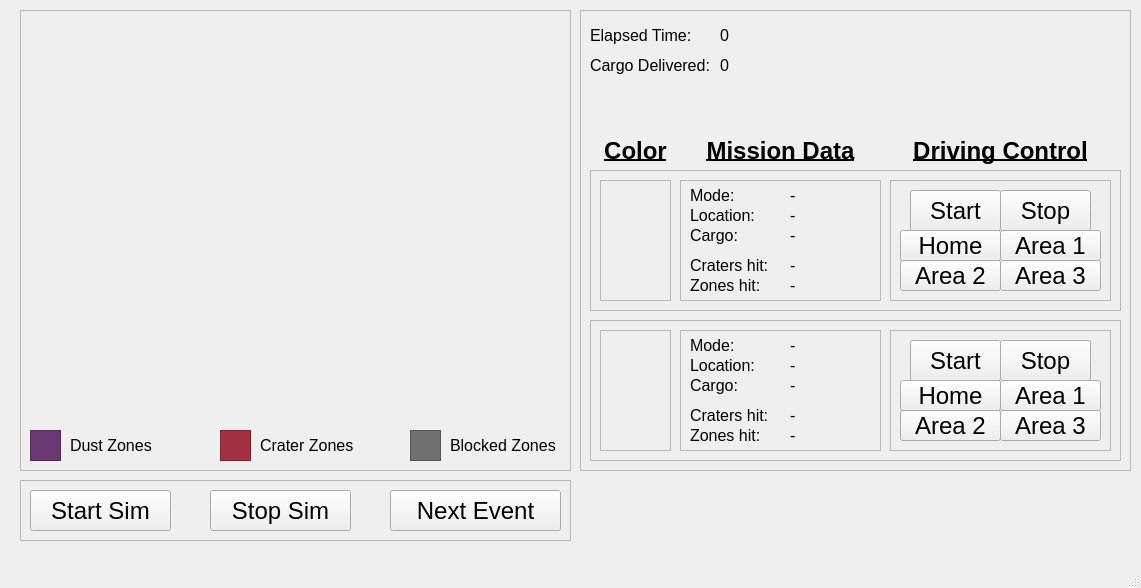
<?xml version="1.0" encoding="UTF-8"?>
<ui version="4.0">
 <class>MainWindow</class>
 <widget class="QMainWindow" name="MainWindow">
  <property name="geometry">
   <rect>
    <x>0</x>
    <y>0</y>
    <width>1141</width>
    <height>588</height>
   </rect>
  </property>
  <property name="font">
   <font>
    <pointsize>18</pointsize>
   </font>
  </property>
  <property name="windowTitle">
   <string>MainWindow</string>
  </property>
  <widget class="QWidget" name="centralwidget">
   <widget class="QFrame" name="frame_4">
    <property name="geometry">
     <rect>
      <x>580</x>
      <y>10</y>
      <width>551</width>
      <height>461</height>
     </rect>
    </property>
    <property name="frameShape">
     <enum>QFrame::StyledPanel</enum>
    </property>
    <property name="frameShadow">
     <enum>QFrame::Plain</enum>
    </property>
    <property name="lineWidth">
     <number>4</number>
    </property>
    <widget class="QLabel" name="time_description_label">
     <property name="geometry">
      <rect>
       <x>10</x>
       <y>10</y>
       <width>121</width>
       <height>31</height>
      </rect>
     </property>
     <property name="font">
      <font>
       <pointsize>12</pointsize>
      </font>
     </property>
     <property name="text">
      <string>Elapsed Time:</string>
     </property>
    </widget>
    <widget class="QLabel" name="time_counter">
     <property name="geometry">
      <rect>
       <x>140</x>
       <y>10</y>
       <width>121</width>
       <height>31</height>
      </rect>
     </property>
     <property name="font">
      <font>
       <pointsize>12</pointsize>
       <weight>50</weight>
       <bold>false</bold>
       <underline>false</underline>
      </font>
     </property>
     <property name="text">
      <string>0</string>
     </property>
     <property name="alignment">
      <set>Qt::AlignLeading|Qt::AlignLeft|Qt::AlignVCenter</set>
     </property>
    </widget>
    <widget class="QLabel" name="task_assessment_label_2">
     <property name="geometry">
      <rect>
       <x>100</x>
       <y>120</y>
       <width>201</width>
       <height>41</height>
      </rect>
     </property>
     <property name="font">
      <font>
       <pointsize>18</pointsize>
       <weight>75</weight>
       <bold>true</bold>
       <underline>true</underline>
      </font>
     </property>
     <property name="text">
      <string>Mission Data</string>
     </property>
     <property name="alignment">
      <set>Qt::AlignCenter</set>
     </property>
    </widget>
    <widget class="QLabel" name="task_assessment_label_3">
     <property name="geometry">
      <rect>
       <x>310</x>
       <y>120</y>
       <width>221</width>
       <height>41</height>
      </rect>
     </property>
     <property name="font">
      <font>
       <pointsize>18</pointsize>
       <weight>75</weight>
       <bold>true</bold>
       <underline>true</underline>
      </font>
     </property>
     <property name="text">
      <string>Driving Control</string>
     </property>
     <property name="alignment">
      <set>Qt::AlignCenter</set>
     </property>
    </widget>
    <widget class="QFrame" name="agent2_frame">
     <property name="geometry">
      <rect>
       <x>10</x>
       <y>310</y>
       <width>531</width>
       <height>141</height>
      </rect>
     </property>
     <property name="frameShape">
      <enum>QFrame::StyledPanel</enum>
     </property>
     <property name="frameShadow">
      <enum>QFrame::Raised</enum>
     </property>
     <widget class="QFrame" name="frame_13">
      <property name="geometry">
       <rect>
        <x>90</x>
        <y>10</y>
        <width>201</width>
        <height>121</height>
       </rect>
      </property>
      <property name="autoFillBackground">
       <bool>false</bool>
      </property>
      <property name="frameShape">
       <enum>QFrame::StyledPanel</enum>
      </property>
      <property name="frameShadow">
       <enum>QFrame::Plain</enum>
      </property>
      <property name="lineWidth">
       <number>4</number>
      </property>
      <widget class="QLabel" name="robot2_zones">
       <property name="geometry">
        <rect>
         <x>110</x>
         <y>90</y>
         <width>121</width>
         <height>31</height>
        </rect>
       </property>
       <property name="font">
        <font>
         <pointsize>12</pointsize>
         <weight>50</weight>
         <bold>false</bold>
         <underline>false</underline>
        </font>
       </property>
       <property name="text">
        <string>-</string>
       </property>
       <property name="alignment">
        <set>Qt::AlignLeading|Qt::AlignLeft|Qt::AlignVCenter</set>
       </property>
      </widget>
      <widget class="QLabel" name="robot2_location">
       <property name="geometry">
        <rect>
         <x>110</x>
         <y>20</y>
         <width>111</width>
         <height>31</height>
        </rect>
       </property>
       <property name="font">
        <font>
         <pointsize>12</pointsize>
         <weight>50</weight>
         <bold>false</bold>
         <underline>false</underline>
        </font>
       </property>
       <property name="text">
        <string>-</string>
       </property>
       <property name="alignment">
        <set>Qt::AlignLeading|Qt::AlignLeft|Qt::AlignVCenter</set>
       </property>
      </widget>
      <widget class="QLabel" name="robot2_state">
       <property name="geometry">
        <rect>
         <x>110</x>
         <y>0</y>
         <width>201</width>
         <height>31</height>
        </rect>
       </property>
       <property name="font">
        <font>
         <pointsize>12</pointsize>
         <weight>50</weight>
         <bold>false</bold>
         <underline>false</underline>
        </font>
       </property>
       <property name="text">
        <string>-</string>
       </property>
       <property name="alignment">
        <set>Qt::AlignLeading|Qt::AlignLeft|Qt::AlignVCenter</set>
       </property>
      </widget>
      <widget class="QLabel" name="location_description_label_3">
       <property name="geometry">
        <rect>
         <x>10</x>
         <y>20</y>
         <width>81</width>
         <height>31</height>
        </rect>
       </property>
       <property name="font">
        <font>
         <pointsize>12</pointsize>
        </font>
       </property>
       <property name="text">
        <string>Location:</string>
       </property>
      </widget>
      <widget class="QLabel" name="robot2_craters">
       <property name="geometry">
        <rect>
         <x>110</x>
         <y>70</y>
         <width>101</width>
         <height>31</height>
        </rect>
       </property>
       <property name="font">
        <font>
         <pointsize>12</pointsize>
         <weight>50</weight>
         <bold>false</bold>
         <underline>false</underline>
        </font>
       </property>
       <property name="text">
        <string>-</string>
       </property>
       <property name="alignment">
        <set>Qt::AlignLeading|Qt::AlignLeft|Qt::AlignVCenter</set>
       </property>
      </widget>
      <widget class="QLabel" name="state_description_label_3">
       <property name="geometry">
        <rect>
         <x>10</x>
         <y>0</y>
         <width>61</width>
         <height>31</height>
        </rect>
       </property>
       <property name="font">
        <font>
         <pointsize>12</pointsize>
        </font>
       </property>
       <property name="text">
        <string>Mode:</string>
       </property>
      </widget>
      <widget class="QLabel" name="hits_description_label_3">
       <property name="geometry">
        <rect>
         <x>10</x>
         <y>70</y>
         <width>91</width>
         <height>31</height>
        </rect>
       </property>
       <property name="font">
        <font>
         <pointsize>12</pointsize>
        </font>
       </property>
       <property name="text">
        <string>Craters hit:</string>
       </property>
      </widget>
      <widget class="QLabel" name="area_description_label_3">
       <property name="geometry">
        <rect>
         <x>10</x>
         <y>90</y>
         <width>91</width>
         <height>31</height>
        </rect>
       </property>
       <property name="font">
        <font>
         <pointsize>12</pointsize>
        </font>
       </property>
       <property name="text">
        <string>Zones hit:</string>
       </property>
      </widget>
      <widget class="QLabel" name="robot2_cargo_description_label">
       <property name="geometry">
        <rect>
         <x>10</x>
         <y>40</y>
         <width>91</width>
         <height>31</height>
        </rect>
       </property>
       <property name="font">
        <font>
         <pointsize>12</pointsize>
        </font>
       </property>
       <property name="text">
        <string>Cargo:</string>
       </property>
      </widget>
      <widget class="QLabel" name="robot2_cargo">
       <property name="geometry">
        <rect>
         <x>110</x>
         <y>40</y>
         <width>81</width>
         <height>31</height>
        </rect>
       </property>
       <property name="font">
        <font>
         <pointsize>12</pointsize>
         <weight>50</weight>
         <bold>false</bold>
         <underline>false</underline>
        </font>
       </property>
       <property name="text">
        <string>-</string>
       </property>
       <property name="alignment">
        <set>Qt::AlignLeading|Qt::AlignLeft|Qt::AlignVCenter</set>
       </property>
      </widget>
     </widget>
     <widget class="QFrame" name="frame_14">
      <property name="geometry">
       <rect>
        <x>300</x>
        <y>10</y>
        <width>221</width>
        <height>121</height>
       </rect>
      </property>
      <property name="frameShape">
       <enum>QFrame::StyledPanel</enum>
      </property>
      <property name="frameShadow">
       <enum>QFrame::Plain</enum>
      </property>
      <property name="lineWidth">
       <number>4</number>
      </property>
      <widget class="QPushButton" name="robot2_goArea2Button">
       <property name="geometry">
        <rect>
         <x>10</x>
         <y>80</y>
         <width>101</width>
         <height>31</height>
        </rect>
       </property>
       <property name="font">
        <font>
         <pointsize>18</pointsize>
        </font>
       </property>
       <property name="text">
        <string>Area 2</string>
       </property>
      </widget>
      <widget class="QPushButton" name="robot2_goHomeButton">
       <property name="geometry">
        <rect>
         <x>10</x>
         <y>50</y>
         <width>101</width>
         <height>31</height>
        </rect>
       </property>
       <property name="font">
        <font>
         <pointsize>18</pointsize>
        </font>
       </property>
       <property name="text">
        <string>Home</string>
       </property>
      </widget>
      <widget class="QPushButton" name="robot2_goArea1Button">
       <property name="geometry">
        <rect>
         <x>110</x>
         <y>50</y>
         <width>101</width>
         <height>31</height>
        </rect>
       </property>
       <property name="font">
        <font>
         <pointsize>18</pointsize>
        </font>
       </property>
       <property name="text">
        <string>Area 1</string>
       </property>
      </widget>
      <widget class="QPushButton" name="robot2_goArea3Button">
       <property name="geometry">
        <rect>
         <x>110</x>
         <y>80</y>
         <width>101</width>
         <height>31</height>
        </rect>
       </property>
       <property name="font">
        <font>
         <pointsize>18</pointsize>
        </font>
       </property>
       <property name="text">
        <string>Area 3</string>
       </property>
      </widget>
      <widget class="QPushButton" name="robot2_startControlButton">
       <property name="geometry">
        <rect>
         <x>20</x>
         <y>10</y>
         <width>91</width>
         <height>41</height>
        </rect>
       </property>
       <property name="font">
        <font>
         <pointsize>18</pointsize>
         <weight>50</weight>
         <bold>false</bold>
        </font>
       </property>
       <property name="text">
        <string>Start</string>
       </property>
       <property name="flat">
        <bool>false</bool>
       </property>
      </widget>
      <widget class="QPushButton" name="robot2_stopControlButton">
       <property name="geometry">
        <rect>
         <x>110</x>
         <y>10</y>
         <width>91</width>
         <height>41</height>
        </rect>
       </property>
       <property name="font">
        <font>
         <pointsize>18</pointsize>
         <weight>50</weight>
         <bold>false</bold>
        </font>
       </property>
       <property name="text">
        <string>Stop</string>
       </property>
      </widget>
     </widget>
     <widget class="QFrame" name="robot2_color_frame">
      <property name="geometry">
       <rect>
        <x>10</x>
        <y>10</y>
        <width>71</width>
        <height>121</height>
       </rect>
      </property>
      <property name="styleSheet">
       <string notr="true"/>
      </property>
      <property name="frameShape">
       <enum>QFrame::StyledPanel</enum>
      </property>
      <property name="frameShadow">
       <enum>QFrame::Plain</enum>
      </property>
     </widget>
    </widget>
    <widget class="QFrame" name="agent1_frame">
     <property name="geometry">
      <rect>
       <x>10</x>
       <y>160</y>
       <width>531</width>
       <height>141</height>
      </rect>
     </property>
     <property name="autoFillBackground">
      <bool>false</bool>
     </property>
     <property name="styleSheet">
      <string notr="true"/>
     </property>
     <property name="frameShape">
      <enum>QFrame::StyledPanel</enum>
     </property>
     <property name="frameShadow">
      <enum>QFrame::Raised</enum>
     </property>
     <widget class="QFrame" name="frame">
      <property name="geometry">
       <rect>
        <x>90</x>
        <y>10</y>
        <width>201</width>
        <height>121</height>
       </rect>
      </property>
      <property name="autoFillBackground">
       <bool>false</bool>
      </property>
      <property name="styleSheet">
       <string notr="true"/>
      </property>
      <property name="frameShape">
       <enum>QFrame::StyledPanel</enum>
      </property>
      <property name="frameShadow">
       <enum>QFrame::Plain</enum>
      </property>
      <property name="lineWidth">
       <number>4</number>
      </property>
      <widget class="QLabel" name="robot_zones">
       <property name="geometry">
        <rect>
         <x>110</x>
         <y>90</y>
         <width>121</width>
         <height>31</height>
        </rect>
       </property>
       <property name="font">
        <font>
         <pointsize>12</pointsize>
         <weight>50</weight>
         <bold>false</bold>
         <underline>false</underline>
        </font>
       </property>
       <property name="text">
        <string>-</string>
       </property>
       <property name="alignment">
        <set>Qt::AlignLeading|Qt::AlignLeft|Qt::AlignVCenter</set>
       </property>
      </widget>
      <widget class="QLabel" name="robot_location">
       <property name="geometry">
        <rect>
         <x>110</x>
         <y>20</y>
         <width>111</width>
         <height>31</height>
        </rect>
       </property>
       <property name="font">
        <font>
         <pointsize>12</pointsize>
         <weight>50</weight>
         <bold>false</bold>
         <underline>false</underline>
        </font>
       </property>
       <property name="text">
        <string>-</string>
       </property>
       <property name="alignment">
        <set>Qt::AlignLeading|Qt::AlignLeft|Qt::AlignVCenter</set>
       </property>
      </widget>
      <widget class="QLabel" name="robot_state">
       <property name="geometry">
        <rect>
         <x>110</x>
         <y>0</y>
         <width>201</width>
         <height>31</height>
        </rect>
       </property>
       <property name="font">
        <font>
         <pointsize>12</pointsize>
         <weight>50</weight>
         <bold>false</bold>
         <underline>false</underline>
        </font>
       </property>
       <property name="text">
        <string>-</string>
       </property>
       <property name="alignment">
        <set>Qt::AlignLeading|Qt::AlignLeft|Qt::AlignVCenter</set>
       </property>
      </widget>
      <widget class="QLabel" name="location_description_label">
       <property name="geometry">
        <rect>
         <x>10</x>
         <y>20</y>
         <width>81</width>
         <height>31</height>
        </rect>
       </property>
       <property name="font">
        <font>
         <pointsize>12</pointsize>
        </font>
       </property>
       <property name="text">
        <string>Location:</string>
       </property>
      </widget>
      <widget class="QLabel" name="robot_craters">
       <property name="geometry">
        <rect>
         <x>110</x>
         <y>70</y>
         <width>101</width>
         <height>31</height>
        </rect>
       </property>
       <property name="font">
        <font>
         <pointsize>12</pointsize>
         <weight>50</weight>
         <bold>false</bold>
         <underline>false</underline>
        </font>
       </property>
       <property name="text">
        <string>-</string>
       </property>
       <property name="alignment">
        <set>Qt::AlignLeading|Qt::AlignLeft|Qt::AlignVCenter</set>
       </property>
      </widget>
      <widget class="QLabel" name="state_description_label">
       <property name="geometry">
        <rect>
         <x>10</x>
         <y>0</y>
         <width>61</width>
         <height>31</height>
        </rect>
       </property>
       <property name="font">
        <font>
         <pointsize>12</pointsize>
        </font>
       </property>
       <property name="text">
        <string>Mode:</string>
       </property>
      </widget>
      <widget class="QLabel" name="hits_description_label">
       <property name="geometry">
        <rect>
         <x>10</x>
         <y>70</y>
         <width>91</width>
         <height>31</height>
        </rect>
       </property>
       <property name="font">
        <font>
         <pointsize>12</pointsize>
        </font>
       </property>
       <property name="text">
        <string>Craters hit:</string>
       </property>
      </widget>
      <widget class="QLabel" name="zones_description_label">
       <property name="geometry">
        <rect>
         <x>10</x>
         <y>90</y>
         <width>91</width>
         <height>31</height>
        </rect>
       </property>
       <property name="font">
        <font>
         <pointsize>12</pointsize>
        </font>
       </property>
       <property name="text">
        <string>Zones hit:</string>
       </property>
      </widget>
      <widget class="QLabel" name="cargo_description_label">
       <property name="geometry">
        <rect>
         <x>10</x>
         <y>40</y>
         <width>91</width>
         <height>31</height>
        </rect>
       </property>
       <property name="font">
        <font>
         <pointsize>12</pointsize>
        </font>
       </property>
       <property name="text">
        <string>Cargo:</string>
       </property>
      </widget>
      <widget class="QLabel" name="robot1_cargo">
       <property name="geometry">
        <rect>
         <x>110</x>
         <y>40</y>
         <width>81</width>
         <height>31</height>
        </rect>
       </property>
       <property name="font">
        <font>
         <pointsize>12</pointsize>
         <weight>50</weight>
         <bold>false</bold>
         <underline>false</underline>
        </font>
       </property>
       <property name="text">
        <string>-</string>
       </property>
       <property name="alignment">
        <set>Qt::AlignLeading|Qt::AlignLeft|Qt::AlignVCenter</set>
       </property>
      </widget>
     </widget>
     <widget class="QFrame" name="frame_8">
      <property name="geometry">
       <rect>
        <x>300</x>
        <y>10</y>
        <width>221</width>
        <height>121</height>
       </rect>
      </property>
      <property name="frameShape">
       <enum>QFrame::StyledPanel</enum>
      </property>
      <property name="frameShadow">
       <enum>QFrame::Plain</enum>
      </property>
      <property name="lineWidth">
       <number>4</number>
      </property>
      <widget class="QPushButton" name="goArea2Button">
       <property name="geometry">
        <rect>
         <x>10</x>
         <y>80</y>
         <width>101</width>
         <height>31</height>
        </rect>
       </property>
       <property name="font">
        <font>
         <pointsize>18</pointsize>
        </font>
       </property>
       <property name="text">
        <string>Area 2</string>
       </property>
      </widget>
      <widget class="QPushButton" name="goHomeButton">
       <property name="geometry">
        <rect>
         <x>10</x>
         <y>50</y>
         <width>101</width>
         <height>31</height>
        </rect>
       </property>
       <property name="font">
        <font>
         <pointsize>18</pointsize>
        </font>
       </property>
       <property name="text">
        <string>Home</string>
       </property>
      </widget>
      <widget class="QPushButton" name="goArea1Button">
       <property name="geometry">
        <rect>
         <x>110</x>
         <y>50</y>
         <width>101</width>
         <height>31</height>
        </rect>
       </property>
       <property name="font">
        <font>
         <pointsize>18</pointsize>
        </font>
       </property>
       <property name="text">
        <string>Area 1</string>
       </property>
      </widget>
      <widget class="QPushButton" name="goArea3Button">
       <property name="geometry">
        <rect>
         <x>110</x>
         <y>80</y>
         <width>101</width>
         <height>31</height>
        </rect>
       </property>
       <property name="font">
        <font>
         <pointsize>18</pointsize>
        </font>
       </property>
       <property name="text">
        <string>Area 3</string>
       </property>
      </widget>
      <widget class="QPushButton" name="startControlButton">
       <property name="geometry">
        <rect>
         <x>20</x>
         <y>10</y>
         <width>91</width>
         <height>41</height>
        </rect>
       </property>
       <property name="font">
        <font>
         <pointsize>18</pointsize>
         <weight>50</weight>
         <bold>false</bold>
        </font>
       </property>
       <property name="text">
        <string>Start</string>
       </property>
       <property name="flat">
        <bool>false</bool>
       </property>
      </widget>
      <widget class="QPushButton" name="stopControlButton">
       <property name="geometry">
        <rect>
         <x>110</x>
         <y>10</y>
         <width>91</width>
         <height>41</height>
        </rect>
       </property>
       <property name="font">
        <font>
         <pointsize>18</pointsize>
         <weight>50</weight>
         <bold>false</bold>
        </font>
       </property>
       <property name="text">
        <string>Stop</string>
       </property>
      </widget>
     </widget>
     <widget class="QFrame" name="robot1_color_frame">
      <property name="geometry">
       <rect>
        <x>10</x>
        <y>10</y>
        <width>71</width>
        <height>121</height>
       </rect>
      </property>
      <property name="styleSheet">
       <string notr="true"/>
      </property>
      <property name="frameShape">
       <enum>QFrame::StyledPanel</enum>
      </property>
      <property name="frameShadow">
       <enum>QFrame::Plain</enum>
      </property>
     </widget>
    </widget>
    <widget class="QLabel" name="delivery_description_label">
     <property name="geometry">
      <rect>
       <x>10</x>
       <y>40</y>
       <width>131</width>
       <height>31</height>
      </rect>
     </property>
     <property name="font">
      <font>
       <pointsize>12</pointsize>
      </font>
     </property>
     <property name="text">
      <string>Cargo Delivered:</string>
     </property>
    </widget>
    <widget class="QLabel" name="delivery_counter">
     <property name="geometry">
      <rect>
       <x>140</x>
       <y>40</y>
       <width>121</width>
       <height>31</height>
      </rect>
     </property>
     <property name="font">
      <font>
       <pointsize>12</pointsize>
       <weight>50</weight>
       <bold>false</bold>
       <underline>false</underline>
      </font>
     </property>
     <property name="text">
      <string>0</string>
     </property>
     <property name="alignment">
      <set>Qt::AlignLeading|Qt::AlignLeft|Qt::AlignVCenter</set>
     </property>
    </widget>
    <widget class="QLabel" name="task_assessment_label_4">
     <property name="geometry">
      <rect>
       <x>10</x>
       <y>120</y>
       <width>91</width>
       <height>41</height>
      </rect>
     </property>
     <property name="font">
      <font>
       <pointsize>18</pointsize>
       <weight>75</weight>
       <bold>true</bold>
       <underline>true</underline>
      </font>
     </property>
     <property name="text">
      <string>Color</string>
     </property>
     <property name="alignment">
      <set>Qt::AlignCenter</set>
     </property>
    </widget>
   </widget>
   <widget class="QFrame" name="frame_3">
    <property name="geometry">
     <rect>
      <x>20</x>
      <y>480</y>
      <width>551</width>
      <height>61</height>
     </rect>
    </property>
    <property name="autoFillBackground">
     <bool>false</bool>
    </property>
    <property name="frameShape">
     <enum>QFrame::StyledPanel</enum>
    </property>
    <property name="frameShadow">
     <enum>QFrame::Plain</enum>
    </property>
    <property name="lineWidth">
     <number>4</number>
    </property>
    <widget class="QPushButton" name="stopSimButton">
     <property name="geometry">
      <rect>
       <x>190</x>
       <y>10</y>
       <width>141</width>
       <height>41</height>
      </rect>
     </property>
     <property name="font">
      <font>
       <pointsize>18</pointsize>
      </font>
     </property>
     <property name="text">
      <string>Stop Sim</string>
     </property>
    </widget>
    <widget class="QPushButton" name="sendEventButton">
     <property name="geometry">
      <rect>
       <x>370</x>
       <y>10</y>
       <width>171</width>
       <height>41</height>
      </rect>
     </property>
     <property name="font">
      <font>
       <pointsize>18</pointsize>
      </font>
     </property>
     <property name="text">
      <string>Next Event</string>
     </property>
    </widget>
    <widget class="QPushButton" name="startSimButton">
     <property name="geometry">
      <rect>
       <x>10</x>
       <y>10</y>
       <width>141</width>
       <height>41</height>
      </rect>
     </property>
     <property name="font">
      <font>
       <pointsize>18</pointsize>
      </font>
     </property>
     <property name="text">
      <string>Start Sim</string>
     </property>
    </widget>
   </widget>
   <widget class="QFrame" name="frame_5">
    <property name="geometry">
     <rect>
      <x>20</x>
      <y>10</y>
      <width>551</width>
      <height>461</height>
     </rect>
    </property>
    <property name="frameShape">
     <enum>QFrame::StyledPanel</enum>
    </property>
    <property name="frameShadow">
     <enum>QFrame::Plain</enum>
    </property>
    <property name="lineWidth">
     <number>4</number>
    </property>
    <widget class="QWidget" name="map_area" native="true">
     <property name="geometry">
      <rect>
       <x>10</x>
       <y>10</y>
       <width>531</width>
       <height>401</height>
      </rect>
     </property>
    </widget>
    <widget class="QFrame" name="dust_zone_frame">
     <property name="geometry">
      <rect>
       <x>10</x>
       <y>420</y>
       <width>31</width>
       <height>31</height>
      </rect>
     </property>
     <property name="styleSheet">
      <string notr="true">background-color: rgb(105, 57, 116)</string>
     </property>
     <property name="frameShape">
      <enum>QFrame::StyledPanel</enum>
     </property>
     <property name="frameShadow">
      <enum>QFrame::Plain</enum>
     </property>
    </widget>
    <widget class="QLabel" name="dust_zone_color_label">
     <property name="geometry">
      <rect>
       <x>50</x>
       <y>420</y>
       <width>101</width>
       <height>31</height>
      </rect>
     </property>
     <property name="font">
      <font>
       <pointsize>12</pointsize>
      </font>
     </property>
     <property name="text">
      <string>Dust Zones</string>
     </property>
    </widget>
    <widget class="QFrame" name="crater_zone_frame">
     <property name="geometry">
      <rect>
       <x>200</x>
       <y>420</y>
       <width>31</width>
       <height>31</height>
      </rect>
     </property>
     <property name="styleSheet">
      <string notr="true">background-color:rgb(162, 48, 65)</string>
     </property>
     <property name="frameShape">
      <enum>QFrame::StyledPanel</enum>
     </property>
     <property name="frameShadow">
      <enum>QFrame::Plain</enum>
     </property>
    </widget>
    <widget class="QLabel" name="crater_zone_color_label">
     <property name="geometry">
      <rect>
       <x>240</x>
       <y>420</y>
       <width>111</width>
       <height>31</height>
      </rect>
     </property>
     <property name="font">
      <font>
       <pointsize>12</pointsize>
      </font>
     </property>
     <property name="text">
      <string>Crater Zones</string>
     </property>
    </widget>
    <widget class="QFrame" name="blocke_zone_frame">
     <property name="geometry">
      <rect>
       <x>390</x>
       <y>420</y>
       <width>31</width>
       <height>31</height>
      </rect>
     </property>
     <property name="styleSheet">
      <string notr="true">background-color:rgb(112, 112, 112)</string>
     </property>
     <property name="frameShape">
      <enum>QFrame::StyledPanel</enum>
     </property>
     <property name="frameShadow">
      <enum>QFrame::Plain</enum>
     </property>
    </widget>
    <widget class="QLabel" name="blocked_zone_color_label">
     <property name="geometry">
      <rect>
       <x>430</x>
       <y>420</y>
       <width>111</width>
       <height>31</height>
      </rect>
     </property>
     <property name="font">
      <font>
       <pointsize>12</pointsize>
      </font>
     </property>
     <property name="text">
      <string>Blocked Zones</string>
     </property>
    </widget>
   </widget>
  </widget>
  <widget class="QMenuBar" name="menubar">
   <property name="geometry">
    <rect>
     <x>0</x>
     <y>0</y>
     <width>1141</width>
     <height>21</height>
    </rect>
   </property>
  </widget>
  <widget class="QStatusBar" name="statusbar"/>
 </widget>
 <resources/>
 <connections/>
</ui>
